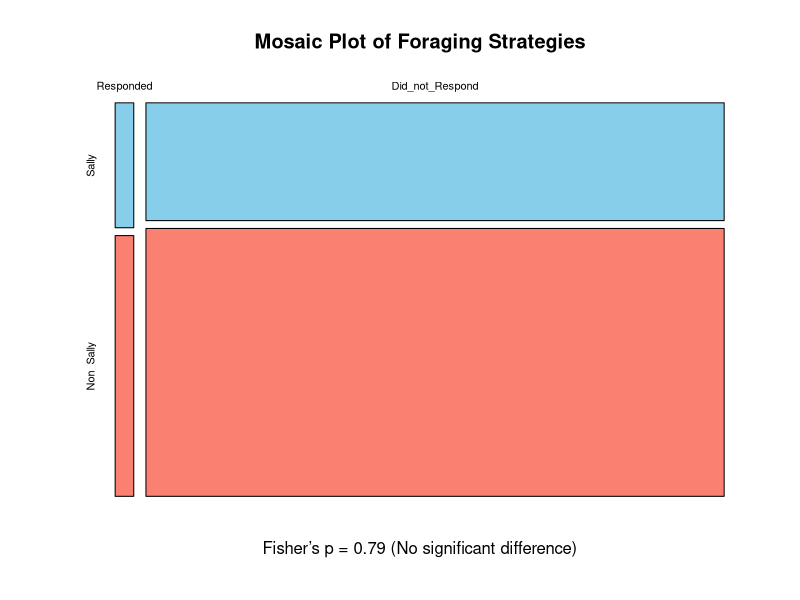
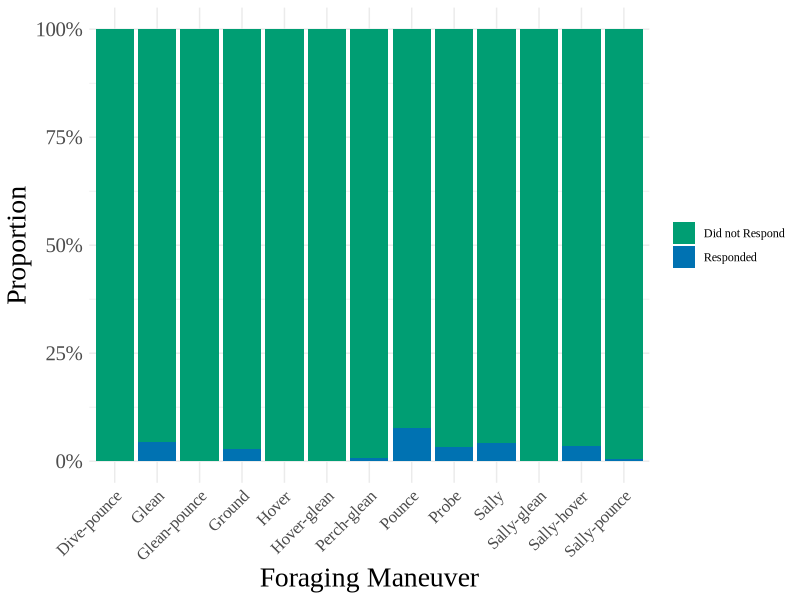
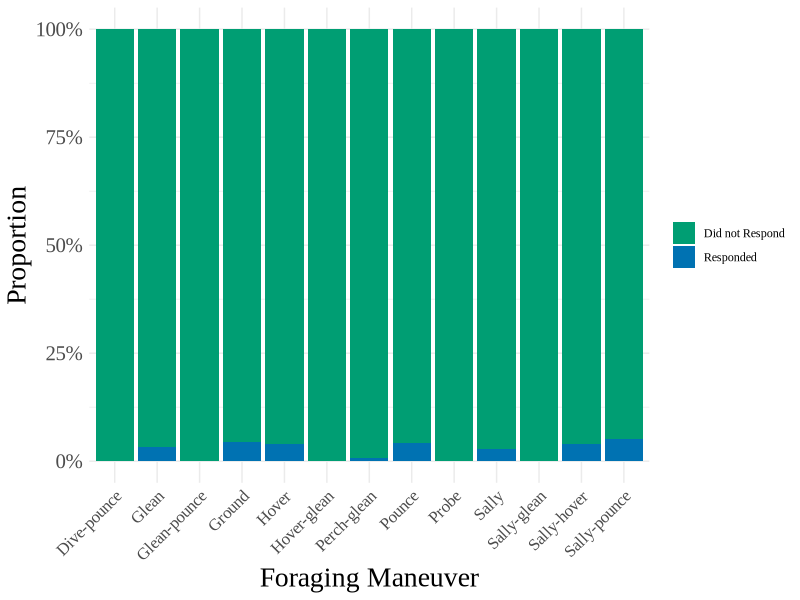

Here is the R script that generated these plots, in order:
#Foraging Strategies Responders to THAR and MYLO

#This code is to run Fisher's Exact test to test whether foraging strategies of responders to significant treatments MYLO and THAR mirror those of the playback species, or are no different than expected based on the available community. 

# Load Libraries ----------------------------------------------------------

library(tidyverse)

# Load dataframes ---------------------------------------------------------

for.stgy <- read.csv("Responders_Foraging_Ecology.csv", header = TRUE)
head(for.stgy)
for.stgy <- for.stgy %>% rename(Maneuver = Manuever)
unique(for.stgy$Maneuver)

# Trim leading and trailing spaces in the Maneuver column
for.stgy$Maneuver <- str_trim(for.stgy$Maneuver)

nrow(for.stgy) #59


THAR.man <- read.csv("THAR_Responders_Foraging_Ecology.csv")
head(THAR.man)
nrow(THAR.man) #45
MYLO.man <- read.csv("MYLO_Responders_Foraging_Ecology.csv")
head(MYLO.man)
nrow(MYLO.man) #35


# Combine foraging maneuver with spp specific dfs -------------------------

THAR.man <- THAR.man %>%
  left_join(for.stgy, by = "Spp") %>%
  select(Spp, Maneuver= Maneuver.y)

MYLO.man <- MYLO.man %>%
  left_join(for.stgy, by = "Spp") %>%
  select(Spp, Maneuver = Maneuver.y)


# Chi-Squared Goodness of Fit Test ----------------------------------------
#Hypothesis: Null -- Spp respond equally across all foraging strategies
#Alternative -- Spp do not respond equally across all foraging strategies
#Ecological significance of hyps: 

#For THAR 
unique(THAR.man$Maneuver)
sum(THAR.man$Maneuver=="Sally", na.rm = TRUE) #8
#pr.sally <- 8/45
sum(THAR.man$Maneuver=="Sally-hover", na.rm = TRUE) #7
#pr.salgl <- 7/45
sum(THAR.man$Maneuver=="Perch-Glean", na.rm = TRUE)  #1
#pr.pergl <- 1/45
sum(THAR.man$Maneuver=="Glean", na.rm = TRUE) #16

sum(THAR.man$Maneuver=="Sally-Pounce", na.rm = TRUE) #1
sum(THAR.man$Manuever=="Probe", na.rm = TRUE) #0
sum(THAR.man$Maneuver=="Ground", na.rm = TRUE) #5
sum(THAR.man$Maneuver=="Pounce", na.rm = TRUE) #1
sum(THAR.man$Maneuver=="Hover", na.rm = TRUE) #0

obs1 <- 8+7
obs2 <- nrow(THAR.man)-obs1
observed <- c(obs1, obs2)

exp1 <- nrow(THAR.man)/7 #7 different categories if combining sally and sally hover
exp2 <- exp1 * 6
expected <- c(exp1, exp2)

#perform chi-sq goodness of fit test
chisq_test <- chisq.test(x = observed, p = expected/sum(expected))
print(chisq_test)

#For MYLO 
unique(MYLO.man$Maneuver)
sum(MYLO.man$Maneuver=="Sally", na.rm = TRUE) #3
sum(MYLO.man$Maneuver=="Sally-hover", na.rm = TRUE) #7
sum(MYLO.man$Maneuver=="Perch-glean", na.rm = TRUE)  #1
sum(MYLO.man$Maneuver=="Glean", na.rm = TRUE) #11
sum(MYLO.man$Maneuver=="Sally-pounce", na.rm = TRUE) #3
sum(MYLO.man$Manuever=="Probe", na.rm = TRUE) #0
sum(MYLO.man$Maneuver=="Ground", na.rm = TRUE) #5
sum(MYLO.man$Maneuver=="Pounce", na.rm = TRUE) #1
sum(MYLO.man$Maneuver=="Hover", na.rm = TRUE) #1

obs1 <- 11
obs2 <- nrow(MYLO.man)-obs1
observed <- c(obs1, obs2)

exp1 <- nrow(MYLO.man)/8 #8 different categories
exp2 <- exp1 * 7
expected <- c(exp1, exp2)
expected2 <- c(5,30)

#perform chi-sq goodness of fit test
chisq_test <- chisq.test(x = observed, p = expected2/sum(expected2))
print(chisq_test)



# THAR Fisher Exact ---------------------------------------------------

THAR.spp.det <- read.csv("THAR_Spp_Detected_Foraging_Ecology.csv")
# Combine foraging maneuver with spp specific dfs -------------------------
head(THAR.spp.det)
unique(THAR.spp.det$Maneuver)

# Create new column for number that did not respond for each species

THAR.spp.det <- THAR.spp.det %>%
  rename(responded = total_recruit, total_obs = count) %>% 
  mutate(dn_respond = total_obs - responded) 
head(THAR.spp.det)

# Summarize by Maneuver
maneuver_summary <- THAR.spp.det %>%
  group_by(Maneuver) %>%
  summarise(
    Responded = sum(responded, na.rm = TRUE),
    Did_not_Respond = sum(dn_respond, na.rm = TRUE),
    Total_obs = sum(total_obs, na.rm = TRUE)
  )

print(maneuver_summary)

# Calculate proportions of each maneuver type
maneuver_summary <- maneuver_summary %>%
  mutate(
    total_obs_sum = sum(Total_obs),  # Total observed sum for the community
    proportion = Total_obs / total_obs_sum  # Proportion of each maneuver type
  )


#Prepare data frame for analysis:
#Fisher's Exact Test
#H0 = observed responses are consistent with the expected responses based on community proportions
#HA = observed responses are different than the expected responses based on community proportions

#Table set up:
#row1 = responded
#row2 = did not respond

#col1 = # sally/sallyhover/sallyglean that responded or did not respond
#col2 = # all others that responded or did not respond

# calculate observed for sally group
sally_group <- c("Sally", "Sally-glean", "Sally-hover")
observed_sally <- sum(maneuver_summary$Responded[maneuver_summary$Maneuver %in% sally_group])
observed_non_sally <- sum(maneuver_summary$Responded) - observed_sally

# calculate expected for sally maneuvers

expected_sally <- sum(maneuver_summary$proportion[maneuver_summary$Maneuver %in% sally_group]) * sum(maneuver_summary$Responded)
expected_non_sally <- sum(maneuver_summary$Responded) - expected_sally

# Create table for fisher test
fisher_table <- matrix(
  c(observed_sally, observed_non_sally,
    sum(maneuver_summary$Did_not_Respond[maneuver_summary$Maneuver %in% sally_group]),
    sum(maneuver_summary$Did_not_Respond) - sum(maneuver_summary$Did_not_Respond[maneuver_summary$Maneuver %in% sally_group])),
  nrow = 2,
  byrow = TRUE,
  dimnames = list(c("Responded", "Did_not_Respond"), c("Sally", "Non_Sally"))
)

fisher_test <- fisher.test(fisher_table)
print(fisher_test)


# Visualize THAR results --------------------------------------------------

# Plot mosaic
mosaicplot(fisher_table, color = c("skyblue", "salmon"),
           main = "Mosaic Plot of Foraging Strategies",
           sub = "Fisher’s p = 0.79 (No significant difference)")

# Convert data into long format for ggplot2
df_long <- maneuver_summary %>%
  rename("Did not Respond" = Did_not_Respond) %>% 
  pivot_longer(cols = c(Responded, "Did not Respond"),
               names_to = "Response",
               values_to = "Count") 

# Create the bar plot
ggplot(df_long, aes(x = Maneuver, y = Count, fill = Response)) +
  geom_bar(stat = "identity", position = "fill") +  # Stacked proportions
  scale_y_continuous(labels = scales::percent) +  # Convert to percentage scale  
  scale_fill_manual(values = c("Responded" = "#0072B2", "Did not Respond" = "#009E73")) +  # Blue & Green
  labs(x = "Foraging Maneuver", y = "Proportion",
       fill = "Response Type") +
  theme_minimal() +
  theme(text = element_text(family = "Times New Roman"),
        axis.title = element_text(size = 20),
        axis.text.x = element_text(angle = 45, hjust = 1, size = 12),
        axis.text.y = element_text(size = 15),
        legend.title = element_blank())


# MYLO Fisher Exact Test --------------------------------------------------

MYLO.spp.det <- read.csv("MYLO_Spp_Detected_Foraging_Ecology.csv")
head(MYLO.spp.det)
MYLO.spp.det <- MYLO.spp.det %>%
  left_join(THAR.spp.det, by = "Spp") %>%
  select(Spp, responded = total_recruit, total_obs = count, Maneuver= Maneuver.y) %>% 
  mutate(dn_respond = total_obs - responded)

unique(MYLO.spp.det$Maneuver)
head(MYLO.spp.det)

# Summarize by Maneuver
maneuver_summary <- MYLO.spp.det %>%
  group_by(Maneuver) %>%
  summarise(
    Responded = sum(responded, na.rm = TRUE),
    Did_not_Respond = sum(dn_respond, na.rm = TRUE),
    Total_obs = sum(total_obs, na.rm = TRUE)
  )

print(maneuver_summary)

# Calculate proportions of each maneuver type
maneuver_summary <- maneuver_summary %>%
  mutate(
    total_obs_sum = sum(Total_obs),  # Total observed sum for the community
    proportion = Total_obs / total_obs_sum  # Proportion of each maneuver type
  )


#Prepare data frame for analysis:
#Fisher's Exact Test
#H0 = observed responses are consistent with the expected responses based on community proportions
#HA = observed responses are different than the expected responses based on community proportions

#Table set up:
#row1 = responded
#row2 = did not respond

#col1 = # glean that responded or did not respond
#col2 = # all others that responded or did not respond

# calculate observed for sally group
glean_group <- "Glean"
observed_glean <- sum(maneuver_summary$Responded[maneuver_summary$Maneuver %in% glean_group])
observed_non_glean <- sum(maneuver_summary$Responded) - observed_glean

# calculate expected for sally maneuvers

expected_glean <- sum(maneuver_summary$proportion[maneuver_summary$Maneuver %in% glean_group]) * sum(maneuver_summary$Responded)
expected_non_glean <- sum(maneuver_summary$Responded) - expected_glean

# Create table for fisher test
fisher_table <- matrix(
  c(observed_glean, observed_non_glean,
    sum(maneuver_summary$Did_not_Respond[maneuver_summary$Maneuver %in% glean_group]),
    sum(maneuver_summary$Did_not_Respond) - sum(maneuver_summary$Did_not_Respond[maneuver_summary$Maneuver %in% glean_group])),
  nrow = 2,
  byrow = TRUE,
  dimnames = list(c("Responded", "Did_not_Respond"), c("Glean", "Non_Glean"))
)

fisher_test <- fisher.test(fisher_table)
print(fisher_test)


# Visualize MYLO fishers --------------------------------------------------

# Convert data into long format for ggplot2
df_long <- maneuver_summary %>%
  rename("Did not Respond" = Did_not_Respond) %>% 
  pivot_longer(cols = c(Responded, "Did not Respond"),
               names_to = "Response",
               values_to = "Count") 

# Create the bar plot
ggplot(df_long, aes(x = Maneuver, y = Count, fill = Response)) +
  geom_bar(stat = "identity", position = "fill") +  # Stacked proportions
  scale_y_continuous(labels = scales::percent) +  # Convert to percentage scale  
  scale_fill_manual(values = c("Responded" = "#0072B2", "Did not Respond" = "#009E73")) +  # Blue & Green
  labs(x = "Foraging Maneuver", y = "Proportion",
       fill = "Response Type") +
  theme_minimal() +
  theme(text = element_text(family = "Times New Roman"),
        axis.title = element_text(size = 20),
        axis.text.x = element_text(angle = 45, hjust = 1, size = 12),
        axis.text.y = element_text(size = 15),
        legend.title = element_blank())
